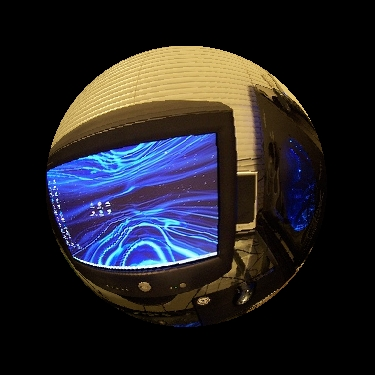
#> input picture fisheye.jpg, 375 x 375 px, found by its file name
$ python fisheyelast.py
#> lines starting #> are read from the running program, lines starting #| are printed output that depends on the picture; after the words box and inside, x2 and y2 are one past the last pixel; in counts of white or black regions, pixels touching at a corner belong together
#> further down, fish_img is the input picture: shape (375, 375, 3); mean R, G, B 36, 34.2, 38.9
import os
import numpy as np
import matplotlib.pyplot as plt
from PIL import Image


# ==========================================================
# BILINEAR SAMPLING
# ==========================================================
def sample_bilinear(img, x, y):
    H, W = img.shape[:2]

    x0 = np.floor(x).astype(int)
    y0 = np.floor(y).astype(int)
    x1 = x0 + 1
    y1 = y0 + 1

    x0 = np.clip(x0, 0, W - 1)
    x1 = np.clip(x1, 0, W - 1)
    y0 = np.clip(y0, 0, H - 1)
    y1 = np.clip(y1, 0, H - 1)

    wa = (x1 - x) * (y1 - y)
    wb = (x - x0) * (y1 - y)
    wc = (x1 - x) * (y - y0)
    wd = (x - x0) * (y - y0)

    Ia = img[y0, x0]
    Ib = img[y0, x1]
    Ic = img[y1, x0]
    Id = img[y1, x1]

    return (Ia * wa[..., None] +
            Ib * wb[..., None] +
            Ic * wc[..., None] +
            Id * wd[..., None]).astype(np.uint8)


# ==========================================================
# SANAL PINHOLE (RECTILINEAR)  (senin fonksiyonun)
# ==========================================================
def virtual_view_from_fisheye(
    fish_img,
    out_w=480,
    out_h=480,
    view_yaw_deg=0.0,
    view_pitch_deg=0.0,
    rect_fov_deg=90.0,
    fish_fov_deg=180.0,
):
    Hs, Ws = fish_img.shape[:2]
    cx_src = Ws * 0.5
    cy_src = Hs * 0.5
    R_src = min(Hs, Ws) * 0.5

    rect_fov = np.deg2rad(rect_fov_deg)
    fish_fov = np.deg2rad(fish_fov_deg)

    fx = (out_w * 0.5) / np.tan(rect_fov * 0.5)
    fy = fx
    cx = out_w * 0.5
    cy = out_h * 0.5

    u, v = np.meshgrid(np.arange(out_w), np.arange(out_h))
    x = (u - cx) / fx
    y = (v - cy) / fy
    z = np.ones_like(x)

    norm = np.sqrt(x * x + y * y + z * z)
    x /= norm
    y /= norm
    z /= norm

    yaw = np.deg2rad(view_yaw_deg)
    pitch = np.deg2rad(view_pitch_deg)

    cyaw, syaw = np.cos(yaw), np.sin(yaw)
    cp, sp = np.cos(pitch), np.sin(pitch)

    # yaw rot
    X = cyaw * x + syaw * z
    Y = y
    Z = -syaw * x + cyaw * z

    # pitch rot (pozitif pitch: yukarı bakar)
    X2 = X
    Y2 = cp * Y - sp * Z
    Z2 = sp * Y + cp * Z

    theta = np.arccos(np.clip(Z2, -1.0, 1.0))
    phi = np.arctan2(Y2, X2)

    theta_max = fish_fov * 0.5
    r = (theta / theta_max) * R_src  # equidistant varsayım

    xs = cx_src + r * np.cos(phi)
    ys = cy_src + r * np.sin(phi)

    out = np.zeros((out_h, out_w, 3), dtype=np.uint8)
    mask = (xs >= 0) & (xs < Ws - 1) & (ys >= 0) & (ys < Hs - 1) & (theta <= theta_max)
    out[mask] = sample_bilinear(fish_img, xs[mask], ys[mask])

    return out


# ==========================================================
# 1) EQUIRECTANGULAR (tek görüntü, tekrar yok, maksimum kapsama)
#    ama çizgiler her yerde dümdüz olmaz (sferik proj.)
# ==========================================================
def fisheye_to_equirect_hemisphere(
    fish_img,
    out_w=1400,
    out_h=700,
    fish_fov_deg=180.0,
    yaw_span_deg=180.0,   # 180 fisheye için yaw: -90..+90
    pitch_span_deg=180.0  # pitch: -90..+90
):
#> called with out_w = 1400, out_h = 700, fish_fov_deg = 180, yaw_span_deg = 180, pitch_span_deg = 180
    Hs, Ws = fish_img.shape[:2]
#> Hs = 375; Ws = 375
    cx_src = Ws * 0.5
#> cx_src = 187.5
    cy_src = Hs * 0.5
#> cy_src = 187.5
    R_src  = min(Hs, Ws) * 0.5
#> R_src = 187.5

    fish_fov = np.deg2rad(fish_fov_deg)
    theta_max = fish_fov * 0.5

    yaw_span   = np.deg2rad(yaw_span_deg)
    pitch_span = np.deg2rad(pitch_span_deg)

    u, v = np.meshgrid(np.arange(out_w), np.arange(out_h))

    # yaw: -span/2 .. +span/2
    yaw = (u / (out_w - 1) - 0.5) * yaw_span

    # pitch: -span/2 .. +span/2  (yukarı negatif)
    pitch = (v / (out_h - 1) - 0.5) * pitch_span

    # direction from yaw/pitch (senin yaw=atan2(X,Z), pitch=asin(Y) tanımına uygun)
    X = np.sin(yaw) * np.cos(pitch)
    Y = np.sin(pitch)
    Z = np.cos(yaw) * np.cos(pitch)

    theta = np.arccos(np.clip(Z, -1.0, 1.0))
    phi   = np.arctan2(Y, X)

    r = (theta / theta_max) * R_src
    xs = cx_src + r * np.cos(phi)
    ys = cy_src + r * np.sin(phi)

    out = np.zeros((out_h, out_w, 3), dtype=np.uint8)
    mask = (
        (theta <= theta_max) &
        (xs >= 0) & (xs < Ws - 1) &
        (ys >= 0) & (ys < Hs - 1)
    )
    out[mask] = sample_bilinear(fish_img, xs[mask], ys[mask])
    return out


# ==========================================================
# 2) CUBEMAP CROSS (tek görsel dosyası, her yüzde çizgiler dümdüz)
#    180 fisheye hemisphere için 5 yüz yeter: front/left/right/up/down
# ==========================================================
def cubemap_cross_from_fisheye(
    fish_img,
    face=512,
    fish_fov_deg=180.0
):
    # her yüz rectilinear 90°
    fov = 90.0

    # Not: bu pitch tanımı virtual_view fonksiyonundakiyle uyumlu:
    # +90 -> yukarı bakar, -90 -> aşağı bakar
    faces = {
        "front": virtual_view_from_fisheye(fish_img, face, face, 0,   0,   fov, fish_fov_deg),
        "left":  virtual_view_from_fisheye(fish_img, face, face, -90, 0,   fov, fish_fov_deg),
        "right": virtual_view_from_fisheye(fish_img, face, face, 90,  0,   fov, fish_fov_deg),
        "up":    virtual_view_from_fisheye(fish_img, face, face, 0,   90,  fov, fish_fov_deg),
        "down":  virtual_view_from_fisheye(fish_img, face, face, 0,  -90,  fov, fish_fov_deg),
    }
#> call 2 of virtual_view_from_fisheye, with out_w = 512, out_h = 512, view_yaw_deg = -90, view_pitch_deg = 0, rect_fov_deg = 90, fish_fov_deg = 180
#> in virtual_view_from_fisheye (call 2), `mask = (xs >= 0) & (xs < Ws - 1) & (ys >= 0) & (ys < Hs - 1) & (theta ..`:
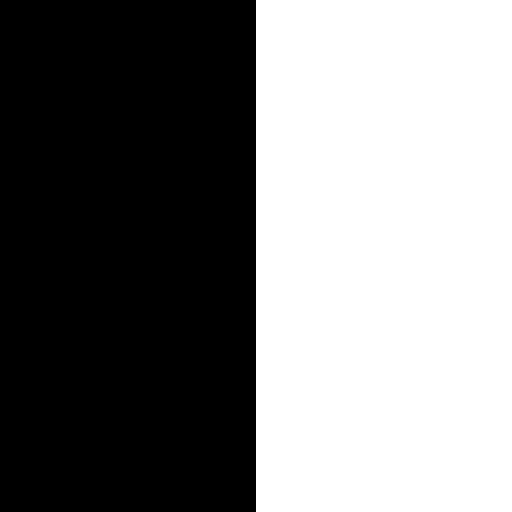
#> mask: shape (512, 512) bool; 50% white; 1 white region, box (x1, y1, x2, y2) and area: (256, 0, 512, 512) 131072
#> in virtual_view_from_fisheye (call 3), `mask = (xs >= 0) & (xs < Ws - 1) & (ys >= 0) & (ys < Hs - 1) & (theta ..`: mask: shape (512, 512) bool; 50.2% white; 1 black region, box (x1, y1, x2, y2) and area: (254, 0, 512, 512) 130665
#> in virtual_view_from_fisheye (call 4), `mask = (xs >= 0) & (xs < Ws - 1) & (ys >= 0) & (ys < Hs - 1) & (theta ..`: mask: shape (512, 512) bool; 50% white; 1 white region, box (x1, y1, x2, y2) and area: (0, 256, 512, 512) 131072
#> in virtual_view_from_fisheye (call 5), `r = (theta / theta_max) * R_src`:
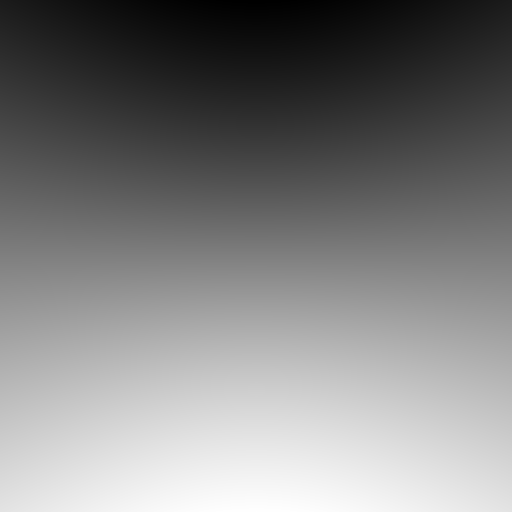
#> r: shape (512, 512) float64; min 93.75, max 281, mean 187.3; drawn with min black and max white
#> in virtual_view_from_fisheye (call 5), `xs = cx_src + r * np.cos(phi)`:
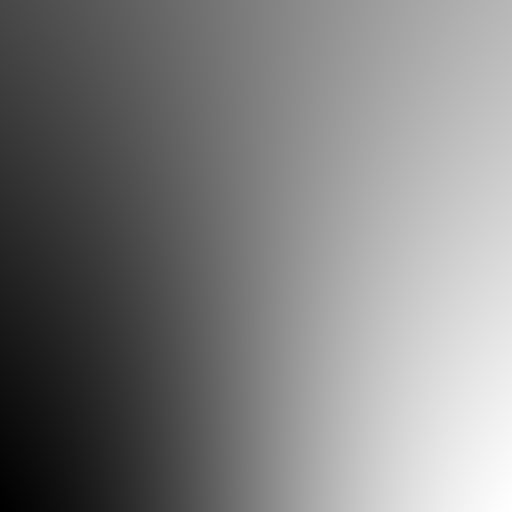
#> xs: shape (512, 512) float64; min 3.12, max 371.6, mean 187.2; drawn with min black and max white
#> in virtual_view_from_fisheye (call 5), `xs = cx_src + r * np.cos(phi)`:
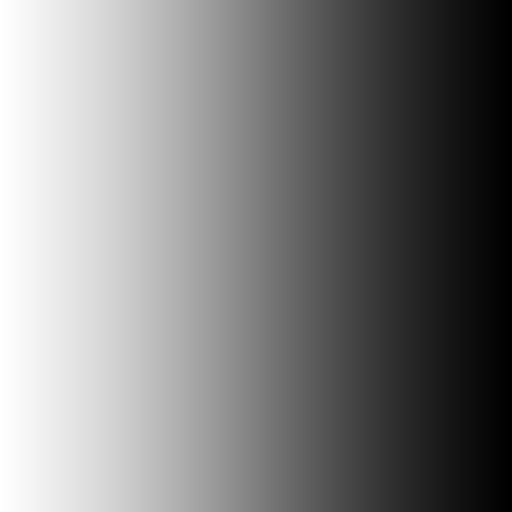
#> phi: shape (512, 512) float64; min 0.787, max 2.36, mean 1.57; drawn with min black and max white
#> in virtual_view_from_fisheye (call 5), `ys = cy_src + r * np.sin(phi)`:
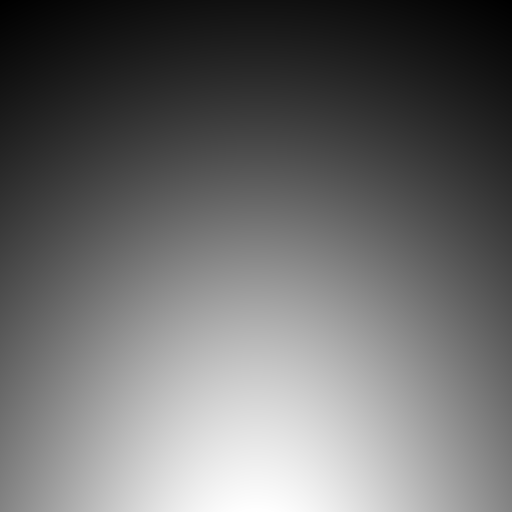
#> ys: shape (512, 512) float64; min 268.1, max 468.5, mean 352.6; drawn with min black and max white
#> in virtual_view_from_fisheye (call 5), `mask = (xs >= 0) & (xs < Ws - 1) & (ys >= 0) & (ys < Hs - 1) & (theta ..`:
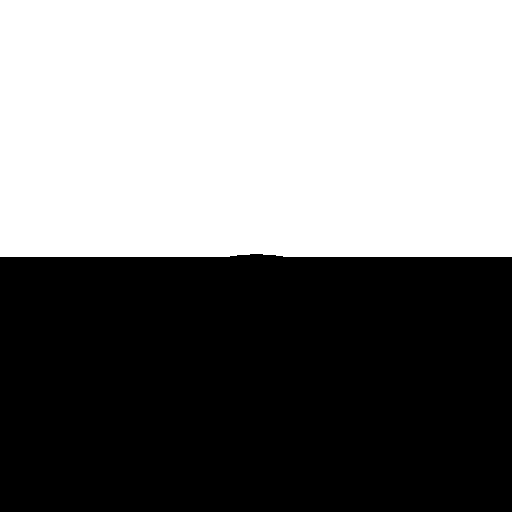
#> mask: shape (512, 512) bool; 50.2% white; 1 black region, box (x1, y1, x2, y2) and area: (0, 254, 512, 512) 130665

    # 3x3 cross canvas
    H = face * 3
    W = face * 3
    canvas = np.zeros((H, W, 3), dtype=np.uint8)

    # yerleşim:
    #        [   up   ]
    # [left][ front ][right]
    #        [  down  ]
    canvas[0:face, face:2*face] = faces["up"]
    canvas[face:2*face, 0:face] = faces["left"]
    canvas[face:2*face, face:2*face] = faces["front"]
    canvas[face:2*face, 2*face:3*face] = faces["right"]
    canvas[2*face:3*face, face:2*face] = faces["down"]
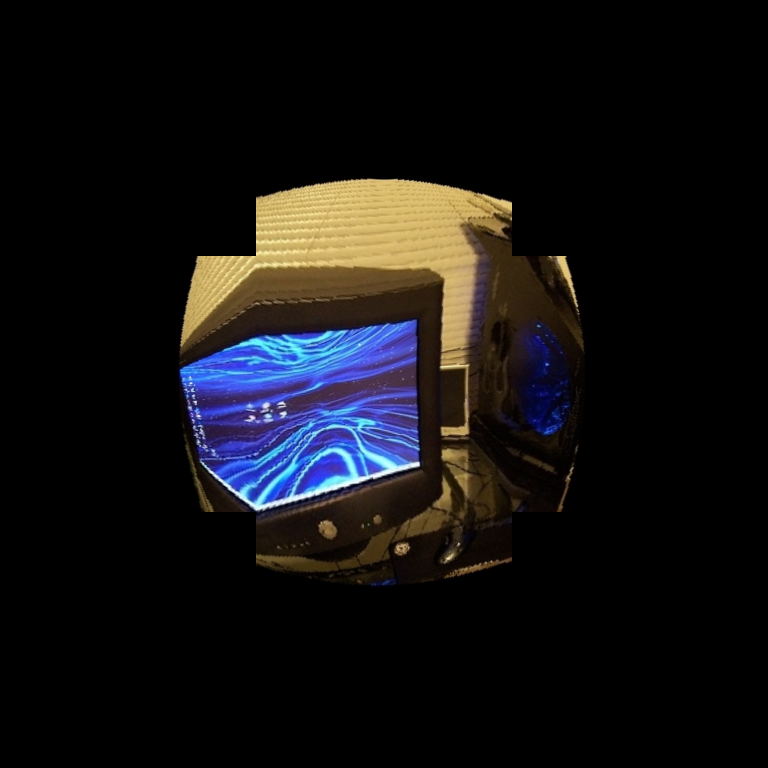
#> canvas: shape (1536, 1536, 3) (shown at 1/2 size); mean of channels 0, 1, 2 18.7, 17.5, 18.6; drawn as R, G, B

    return canvas, faces


# ==========================================================
# MAIN
# ==========================================================
if __name__ == "__main__":
    fish_path = r"C:/Users/Doğukan/Desktop/fisheye/fisheye.jpg"
    fish_img = np.array(Image.open(fish_path).convert("RGB"))

    save_dir = r"C:/Users/Doğukan/Desktop/fisheye/out_single"
    os.makedirs(save_dir, exist_ok=True)

    # --- A) Equirectangular (tek görüntü, tekrar yok, tam kapsama) ---
    eq = fisheye_to_equirect_hemisphere(
        fish_img,
        out_w=1400,
        out_h=700,
        fish_fov_deg=180,
        yaw_span_deg=180,
        pitch_span_deg=180
    )
    eq_path = os.path.join(save_dir, "EQUIRECT_HEMISPHERE.png")
    Image.fromarray(eq).save(eq_path)
    print("Saved:", eq_path)

    # --- B) Cubemap cross (tek görsel; yüzlerde çizgiler dümdüz) ---
    cross, faces = cubemap_cross_from_fisheye(fish_img, face=512, fish_fov_deg=180)
#> faces = 5 items
    cross_path = os.path.join(save_dir, "CUBEMAP_CROSS_5FACES.png")
    Image.fromarray(cross).save(cross_path)
    print("Saved:", cross_path)

    # quick preview
    plt.figure(figsize=(14, 6))
    plt.imshow(eq)
    plt.title("Equirectangular (Hemisphere) - tek görüntü, tekrar yok")
    plt.axis("off")
    plt.show()

    plt.figure(figsize=(10, 10))
    plt.imshow(cross)
    plt.title("Cubemap Cross (5 faces) - yüzlerde dümdüz çizgiler")
    plt.axis("off")
    plt.show()
